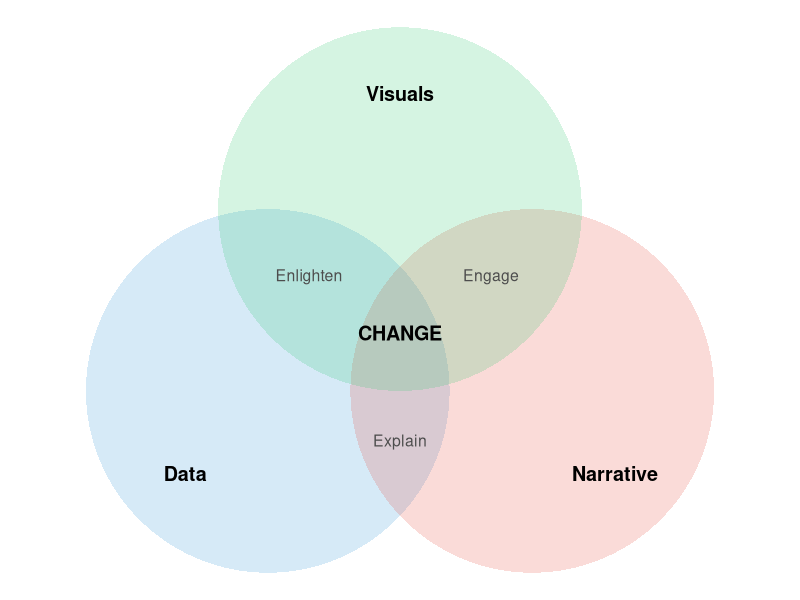
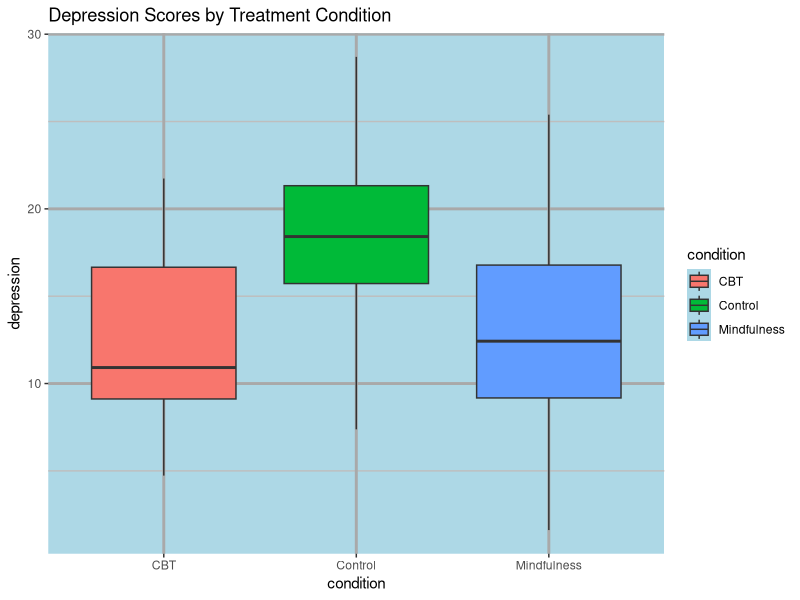
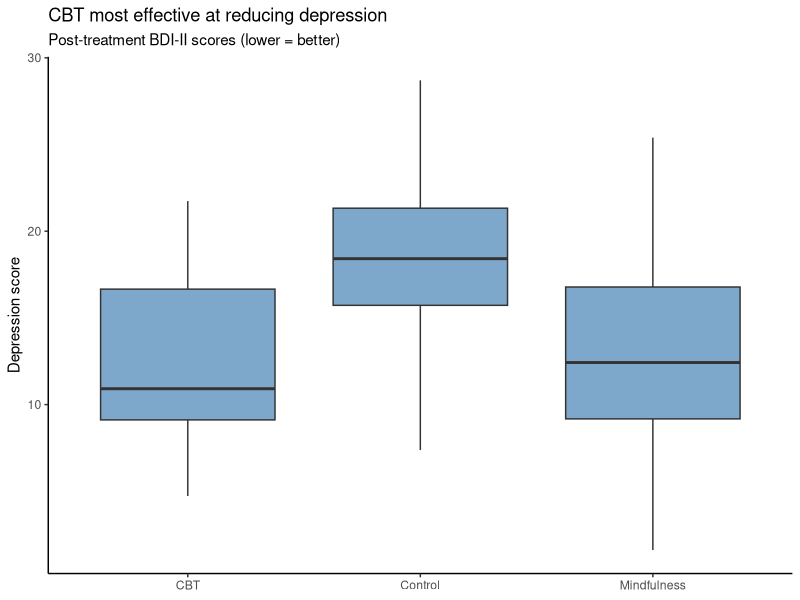
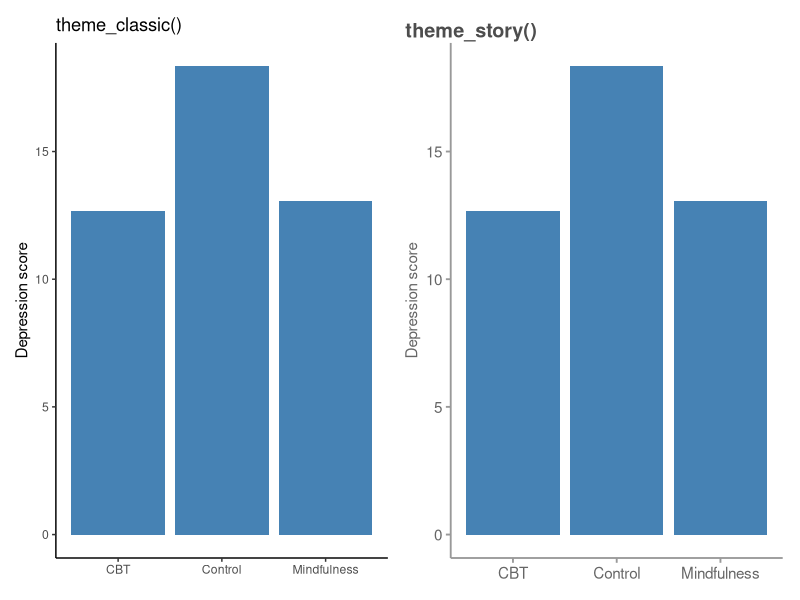
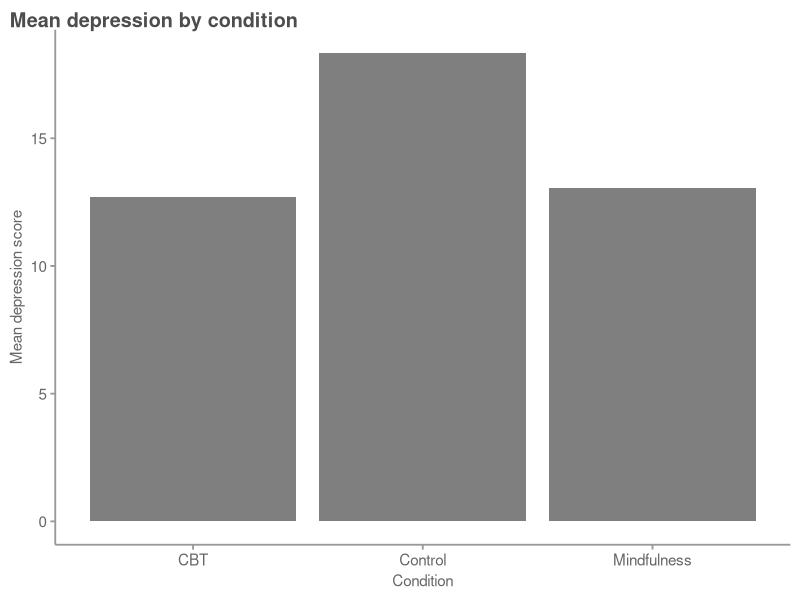
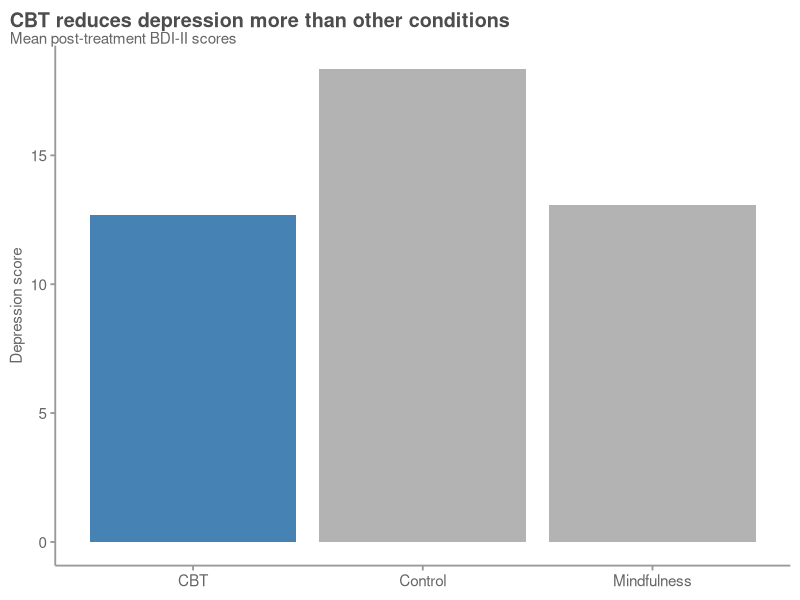
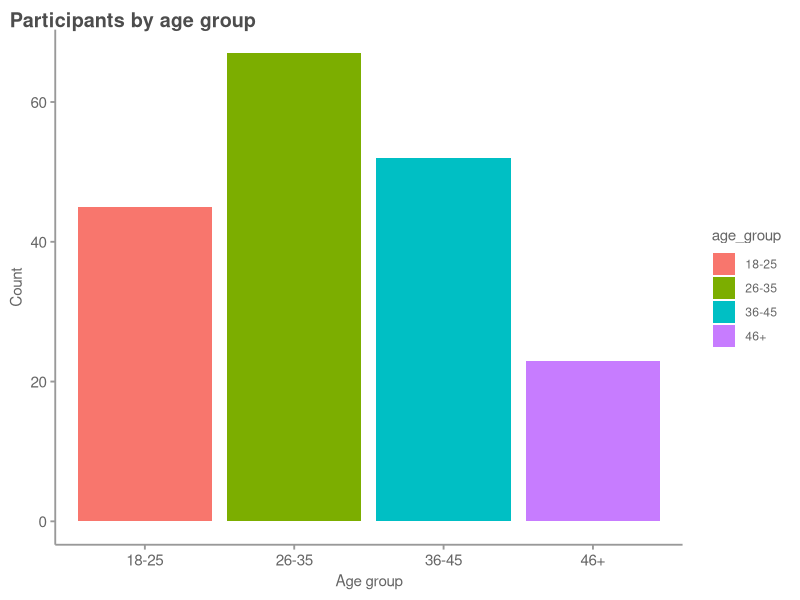
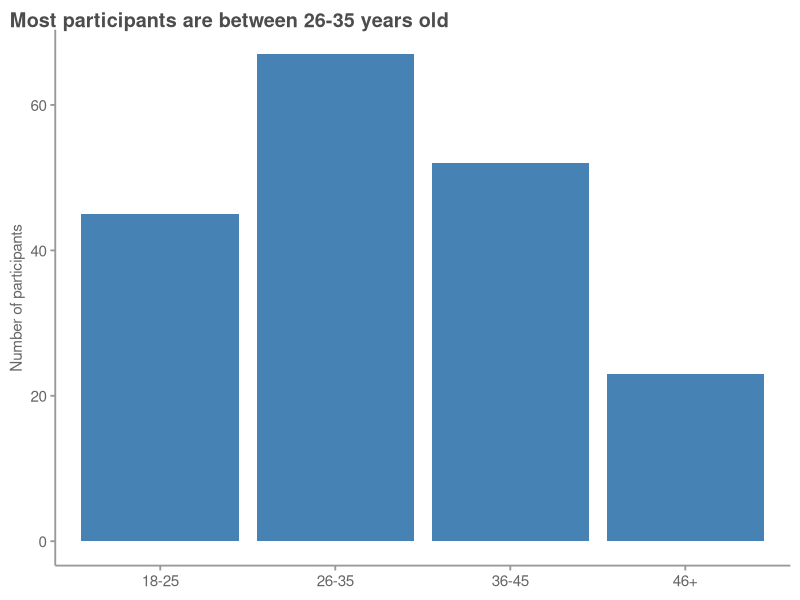

These figures' R source, in order:
## ---- chunk 1
#| include: false
library(tidyverse)
## ---- chunk 2
#| echo: false
#| fig-width: 7
#| fig-height: 5
#| fig-align: center
library(ggforce)

triad <- tibble(
  x = c(-0.8, 0.8, 0),
  y = c(-0.3, -0.3, 0.8),
  label = c("Data", "Narrative", "Visuals")
)

ggplot(triad) +
  geom_circle(aes(x0 = x, y0 = y, r = 1.1, fill = label),
              alpha = 0.2, color = NA) +
  scale_fill_manual(values = c("Data" = "#3498db",
                                "Narrative" = "#e74c3c",
                                "Visuals" = "#2ecc71")) +
  annotate("text", x = -1.3, y = -0.8, label = "Data", fontface = "bold", size = 5) +
  annotate("text", x = 1.3, y = -0.8, label = "Narrative", fontface = "bold", size = 5) +
  annotate("text", x = 0, y = 1.5, label = "Visuals", fontface = "bold", size = 5) +
  annotate("text", x = 0, y = -0.6, label = "Explain", size = 4, color = "grey30") +
  annotate("text", x = -0.55, y = 0.4, label = "Enlighten", size = 4, color = "grey30") +
  annotate("text", x = 0.55, y = 0.4, label = "Engage", size = 4, color = "grey30") +
  annotate("text", x = 0, y = 0.05, label = "CHANGE", fontface = "bold", size = 5) +
  coord_equal() +
  guides(fill = "none") +
  theme_void()
## ---- chunk 3
#| output-location: slide
therapy_data <- tibble(
  condition = rep(c("Control", "CBT", "Mindfulness"), each = 30),
  depression = c(rnorm(30, 18, 5), rnorm(30, 12, 5), rnorm(30, 14, 5))
)

ggplot(therapy_data, aes(x = condition, y = depression, fill = condition)) +
  geom_boxplot() +
  labs(title = "Depression Scores by Treatment Condition") +
  theme_gray() +
  theme(
    panel.background = element_rect(fill = "lightblue"),
    panel.grid.major = element_line(color = "darkgray", size = 1),
    panel.grid.minor = element_line(color = "gray", size = 0.5)
  )
## ---- chunk 4
#| output-location: slide
ggplot(therapy_data, aes(x = condition, y = depression)) +
  geom_boxplot(fill = "steelblue", alpha = 0.7) +
  labs(
    title = "CBT most effective at reducing depression",
    subtitle = "Post-treatment BDI-II scores (lower = better)",
    x = NULL,
    y = "Depression score"
  ) +
  theme_classic()
## ---- chunk 5
theme_story <- function(base_size = 14) {
  theme_classic(base_size = base_size) %+replace%
    theme(
      text = element_text(color = "grey40"),
      axis.line = element_line(color = "grey60"),
      axis.ticks = element_line(color = "grey60"),
      axis.text = element_text(color = "grey40"),
      plot.title = element_text(color = "grey30", face = "bold", hjust = 0, size = rel(1.3)),
      plot.subtitle = element_text(color = "grey40", hjust = 0),
      plot.title.position = "plot",
      plot.caption.position = "plot"
    )
}
## ---- chunk 6
#| echo: false
#| fig-width: 10
#| fig-height: 4
#| fig-align: center
library(patchwork)

p_data <- therapy_data |>
  group_by(condition) |>
  summarize(mean_depression = mean(depression))

p_classic <- ggplot(p_data, aes(x = condition, y = mean_depression)) +
  geom_col(fill = "steelblue") +
  labs(title = "theme_classic()", x = NULL, y = "Depression score") +
  theme_classic()

p_story <- ggplot(p_data, aes(x = condition, y = mean_depression)) +
  geom_col(fill = "steelblue") +
  labs(title = "theme_story()", x = NULL, y = "Depression score") +
  theme_story()

p_classic + p_story
## ---- chunk 7
#| output-location: slide
therapy_summary <- therapy_data |>
  group_by(condition) |>
  summarize(mean_depression = mean(depression))

ggplot(therapy_summary, aes(x = condition, y = mean_depression)) +
  geom_col(fill = "gray50") +
  labs(
    title = "Mean depression by condition",
    x = "Condition",
    y = "Mean depression score"
  ) +
  theme_story()
## ---- chunk 8
#| output-location: slide
therapy_summary <- therapy_summary |>
  mutate(highlight = if_else(condition == "CBT", "Highlight", "Normal"))

ggplot(therapy_summary, aes(x = condition, y = mean_depression, fill = highlight)) +
  geom_col() +
  scale_fill_manual(values = c("Highlight" = "steelblue", "Normal" = "gray70")) +
  labs(
    title = "CBT reduces depression more than other conditions",
    subtitle = "Mean post-treatment BDI-II scores",
    x = NULL,
    y = "Depression score"
  ) +
  theme_story() +
  theme(legend.position = "none")
## ---- chunk 9
#| output-location: slide
demographics <- tibble(
  age_group = c("18-25", "26-35", "36-45", "46+"),
  count = c(45, 67, 52, 23)
)

ggplot(demographics, aes(x = age_group, y = count, fill = age_group)) +
  geom_col() +
  labs(title = "Participants by age group", x = "Age group", y = "Count") +
  theme_story()
## ---- chunk 10
#| output-location: slide
ggplot(demographics, aes(x = age_group, y = count)) +
  geom_col(fill = "steelblue") +
  labs(
    title = "Most participants are between 26-35 years old",
    x = NULL,
    y = "Number of participants"
  ) +
  theme_story()
## ---- chunk 11
#| output-location: slide
treatment_effect <- tibble(
  condition = c("Control", "Treatment"),
  score = c(18, 16)
)

ggplot(treatment_effect, aes(x = condition, y = score)) +
  geom_col(fill = "steelblue") +
  coord_cartesian(ylim = c(15, 19)) +  # Truncated!
  labs(
    title = "MISLEADING: Treatment looks very effective",
    subtitle = "Y-axis starts at 15, not 0",
    x = NULL,
    y = "Depression score"
  ) +
  theme_story()
## ---- chunk 12
#| output-location: slide
ggplot(treatment_effect, aes(x = condition, y = score)) +
  geom_col(fill = "steelblue") +
  coord_cartesian(ylim = c(0, 25)) +  # Full scale
  labs(
    title = "Honest view: Treatment effect is modest",
    subtitle = "Y-axis starts at 0",
    x = NULL,
    y = "Depression score"
  ) +
  theme_story()
## ---- chunk 13
#| echo: false
#| fig-width: 8
#| fig-height: 4.5
set.seed(42)
longitudinal <- tibble(
  participant = rep(1:8, each = 3),
  time = rep(c("Baseline", "6 months", "12 months"), 8),
  depression = rnorm(24, 15, 5)
)

ggplot(longitudinal, aes(x = time, y = depression, group = participant)) +
  geom_line() +
  theme_story()
## ---- chunk 14
#| echo: false
#| fig-width: 8
#| fig-height: 4.5
longitudinal |>
  group_by(time) |>
  summarize(mean_depression = mean(depression)) |>
  mutate(time = factor(time, levels = c("Baseline", "6 months", "12 months"))) |>
  ggplot(aes(x = time, y = mean_depression, group = 1)) +
  geom_line(color = "steelblue", linewidth = 1.5) +
  geom_point(color = "steelblue", size = 4) +
  labs(
    title = "Depression decreases steadily over 12 months",
    subtitle = "Mean BDI-II scores (N = 8)",
    x = NULL,
    y = "Depression score"
  ) +
  theme_story(base_size = 14)
## ---- chunk 15
#| echo: false
#| fig-width: 7
#| fig-height: 4.5
set.seed(123)
therapy_types <- tibble(
  type = c("CBT", "DBT", "ACT", "Psychodynamic", "EMDR",
           "IPT", "Exposure", "Other"),
  n = c(45, 32, 28, 22, 15, 12, 8, 6)
)

ggplot(therapy_types, aes(x = "", y = n, fill = type)) +
  geom_col(width = 1) +
  coord_polar(theta = "y") +
  theme_void() +
  labs(fill = "Therapy type")
## ---- chunk 16
#| echo: false
#| fig-width: 8
#| fig-height: 4.5
therapy_types |>
  mutate(type = fct_reorder(type, n)) |>
  ggplot(aes(x = n, y = type)) +
  geom_col(fill = "steelblue", alpha = 0.8) +
  labs(
    title = "CBT is the most common therapy approach",
    subtitle = "N = 168 clinicians surveyed",
    x = "Number of clinicians",
    y = NULL
  ) +
  theme_story(base_size = 14)
## ---- chunk 17
stress_data <- tibble(
  profession = c("Teacher", "Nurse", "Engineer", "Retail", "Admin"),
  stress = c(7.2, 8.1, 5.5, 6.8, 6.2),
  burnout = c(6.8, 7.9, 4.8, 6.5, 5.9)
)

ggplot(stress_data, aes(x = profession, y = stress, fill = profession)) +
  geom_col() +
  labs(title = "Stress by Profession") +
  theme_gray()
